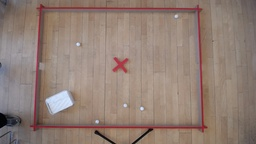
#> input picture DL_Photos/WIN_20230329_10_13_33_Pro.jpg, 256 x 144 px, shrunk from 1920 x 1080 before the run, found by its file name
$ python KmeansTest.py
#> lines starting #> are read from the running program, lines starting #| are printed output that depends on the picture
#> further down, image is the input picture: shape (144, 256, 3); mean R, G, B 145.6, 126.9, 117.2
import numpy as np
import matplotlib.pyplot as plt
from sklearn.cluster import KMeans
import cv2
from sklearn.datasets import make_blobs
from sklearn.cluster import KMeans
from sklearn.metrics import silhouette_samples, silhouette_score

import matplotlib.pyplot as plt
import matplotlib.cm as cm
import numpy as np


def scaleImage(image, scale_percent):
#> called with scale_percent = 30
    width = int(image.shape[1] * scale_percent / 100)
#> width = 76
    height = int(image.shape[0] * scale_percent / 100)
#> height = 43
    dim = (width, height)
#> dim = (76, 43)

    # resize image
    resized = cv2.resize(image, dim, interpolation = cv2.INTER_AREA)
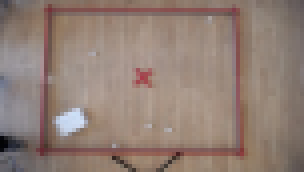
#> resized: shape (43, 76, 3) (shown 4 times larger); mean R, G, B 145.6, 126.9, 117.2
    new_img_size = (resized.shape[1] - (resized.shape[1] % 32), resized.shape[0] - (resized.shape[0] % 32))
#> new_img_size = (64, 32)
    resized_img = cv2.resize(resized, new_img_size)
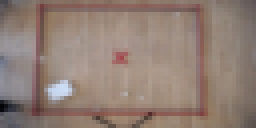
#> resized_img: shape (32, 64, 3) (shown 4 times larger); mean R, G, B 145.5, 126.9, 117.2
    return resized_img


# Load the image
image = plt.imread("DL_Photos\WIN_20230329_10_13_33_Pro.jpg")
image = scaleImage(image, 30)
X =  image.reshape((-1,3))
#> X = 2048 rows, first 8: [75, 73, 78], [74, 72, 79], [97, 89, 91], [113, 108, 109], [114, 109, 111], [117, 111, 108], [119, 109, 105], [125, 112, 105]
range_n_clusters = range(9,14)

silhouette_scores = []
for n_clusters in range_n_clusters:
    kmeans = KMeans(n_clusters=n_clusters)
    cluster_labels = kmeans.fit_predict(X)
    silhouette_avg = silhouette_score(X, cluster_labels)
    silhouette_scores.append(silhouette_avg)
#> this loop made 5 passes
#> silhouette_avg on passes 1 to 5: 0.41, 0.356, 0.388, 0.389, 0.383
#> after the loop, silhouette_scores = [0.41, 0.356, 0.388, 0.389, 0.383]
plt.plot(range_n_clusters, silhouette_scores, marker='o')
plt.xlabel('Number of Clusters')
plt.ylabel('Silhouette Score')
plt.title('Silhouette Analysis for K-means Clustering')
plt.show()
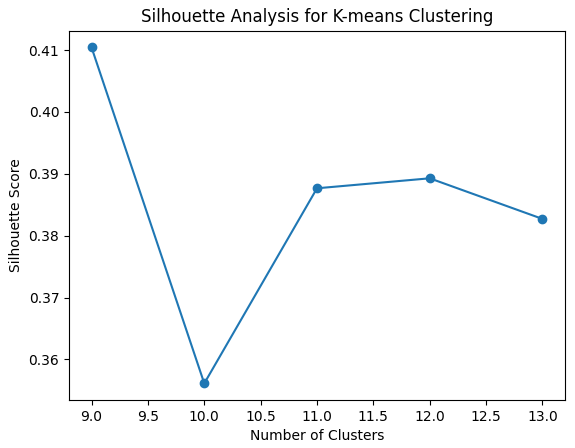
#> figure drawn by matplotlib, 1 panel
